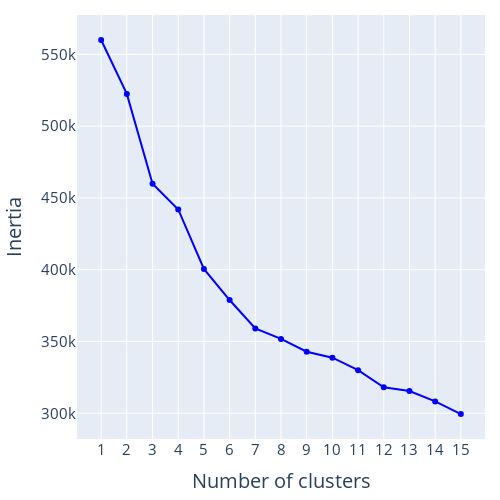

Write notebook code for a chart like this one.
### Markdown cell above
Visualize the elbow method results.

### Code cell
fig = go.Figure()

fig.add_trace(
    go.Scatter(
        x=np.array(k_range),
        y=elbow_inertias,
        mode='markers+lines',
        marker=dict(symbol='circle', size=6, color='blue'),
        line=dict(color='blue', width=2),
        )
        )

fig.update_layout(
    width=500,
    height=500,
    xaxis_dtick=1,
    xaxis_title='Number of clusters',
    xaxis_titlefont_size=20,
    xaxis_tickfont_size=15,
    yaxis_dtick=50000,
    yaxis_title='Inertia',
    yaxis_titlefont_size=20,
    yaxis_tickfont_size=15,
    margin=dict(t=15, b=15, l=15, r=15),
    ) 

fig.show()

### Figure 1 — Plotly figure (JSON) as saved in the notebook; plotly's stock layout.template omitted (floating-point values rounded to 4 significant figures)
{"data": [{"line": {"color": "blue", "width": 2}, "marker": {"color": "blue", "size": 6, "symbol": "circle"}, "mode": "markers+lines", "type": "scatter", "x": [1, 2, 3, 4, 5, 6, 7, 8, 9, 10, 11, 12, 13, 14, 15], "y": [560100.0, 522500.0, 459900.0, 442000.0, 400500.0, 378900.0, 359100.0, 351800.0, 342900.0, 338700.0, 330000.0, 318100.0, 315500.0, 308200.0, 299400.0]}], "layout": {"height": 500, "margin": {"b": 15, "l": 15, "r": 15, "t": 15}, "width": 500, "xaxis": {"dtick": 1, "tickfont": {"size": 15}, "title": {"font": {"size": 20}, "text": "Number of clusters"}}, "yaxis": {"dtick": 50000, "tickfont": {"size": 15}, "title": {"font": {"size": 20}, "text": "Inertia"}}}}
